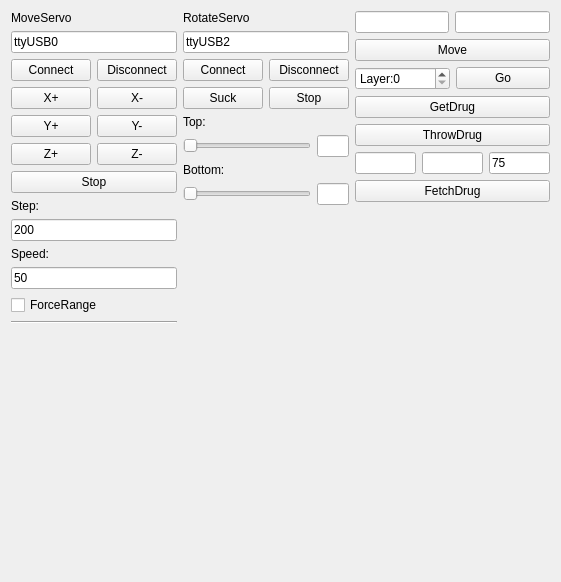
<?xml version="1.0" encoding="UTF-8"?>
<ui version="4.0">
 <class>ServoTestDialog</class>
 <widget class="QDialog" name="ServoTestDialog">
  <property name="geometry">
   <rect>
    <x>0</x>
    <y>0</y>
    <width>561</width>
    <height>582</height>
   </rect>
  </property>
  <property name="focusPolicy">
   <enum>Qt::ClickFocus</enum>
  </property>
  <property name="windowTitle">
   <string>ServoTest</string>
  </property>
  <layout class="QVBoxLayout" name="verticalLayout_4">
   <item>
    <layout class="QHBoxLayout" name="horizontalLayout_6">
     <item>
      <layout class="QVBoxLayout" name="verticalLayout">
       <item>
        <widget class="QLabel" name="label">
         <property name="sizePolicy">
          <sizepolicy hsizetype="Preferred" vsizetype="Fixed">
           <horstretch>0</horstretch>
           <verstretch>0</verstretch>
          </sizepolicy>
         </property>
         <property name="text">
          <string>MoveServo</string>
         </property>
        </widget>
       </item>
       <item>
        <widget class="QLineEdit" name="movePortEdit">
         <property name="focusPolicy">
          <enum>Qt::ClickFocus</enum>
         </property>
         <property name="text">
          <string>ttyUSB0</string>
         </property>
        </widget>
       </item>
       <item>
        <layout class="QHBoxLayout" name="horizontalLayout_4">
         <item>
          <widget class="QPushButton" name="moveConnectButton">
           <property name="focusPolicy">
            <enum>Qt::NoFocus</enum>
           </property>
           <property name="text">
            <string>Connect</string>
           </property>
          </widget>
         </item>
         <item>
          <widget class="QPushButton" name="moveDisconnectButton">
           <property name="focusPolicy">
            <enum>Qt::NoFocus</enum>
           </property>
           <property name="text">
            <string>Disconnect</string>
           </property>
          </widget>
         </item>
        </layout>
       </item>
       <item>
        <layout class="QGridLayout" name="gridLayout">
         <item row="2" column="0">
          <widget class="QPushButton" name="moveZPButton">
           <property name="focusPolicy">
            <enum>Qt::NoFocus</enum>
           </property>
           <property name="text">
            <string>Z+</string>
           </property>
          </widget>
         </item>
         <item row="0" column="0">
          <widget class="QPushButton" name="moveXPButton">
           <property name="focusPolicy">
            <enum>Qt::NoFocus</enum>
           </property>
           <property name="text">
            <string>X+</string>
           </property>
          </widget>
         </item>
         <item row="1" column="0">
          <widget class="QPushButton" name="moveYPButton">
           <property name="focusPolicy">
            <enum>Qt::NoFocus</enum>
           </property>
           <property name="text">
            <string>Y+</string>
           </property>
          </widget>
         </item>
         <item row="0" column="1">
          <widget class="QPushButton" name="moveXNButton">
           <property name="focusPolicy">
            <enum>Qt::NoFocus</enum>
           </property>
           <property name="text">
            <string>X-</string>
           </property>
          </widget>
         </item>
         <item row="2" column="1">
          <widget class="QPushButton" name="moveZNButton">
           <property name="focusPolicy">
            <enum>Qt::NoFocus</enum>
           </property>
           <property name="text">
            <string>Z-</string>
           </property>
          </widget>
         </item>
         <item row="1" column="1">
          <widget class="QPushButton" name="moveYNButton">
           <property name="focusPolicy">
            <enum>Qt::NoFocus</enum>
           </property>
           <property name="text">
            <string>Y-</string>
           </property>
          </widget>
         </item>
        </layout>
       </item>
       <item>
        <widget class="QPushButton" name="moveStopButton">
         <property name="focusPolicy">
          <enum>Qt::NoFocus</enum>
         </property>
         <property name="text">
          <string>Stop</string>
         </property>
        </widget>
       </item>
       <item>
        <widget class="QLabel" name="label_3">
         <property name="text">
          <string>Step:</string>
         </property>
        </widget>
       </item>
       <item>
        <widget class="QLineEdit" name="moveStepEdit">
         <property name="focusPolicy">
          <enum>Qt::ClickFocus</enum>
         </property>
         <property name="text">
          <string>200</string>
         </property>
        </widget>
       </item>
       <item>
        <widget class="QLabel" name="label_4">
         <property name="text">
          <string>Speed:</string>
         </property>
        </widget>
       </item>
       <item>
        <widget class="QLineEdit" name="moveSpeedEdit">
         <property name="focusPolicy">
          <enum>Qt::ClickFocus</enum>
         </property>
         <property name="text">
          <string>50</string>
         </property>
        </widget>
       </item>
       <item>
        <widget class="QCheckBox" name="moveForceRangeBox">
         <property name="focusPolicy">
          <enum>Qt::ClickFocus</enum>
         </property>
         <property name="text">
          <string>ForceRange</string>
         </property>
        </widget>
       </item>
       <item>
        <widget class="Line" name="line">
         <property name="orientation">
          <enum>Qt::Horizontal</enum>
         </property>
        </widget>
       </item>
       <item>
        <widget class="QLabel" name="moveRunningLabel">
         <property name="text">
          <string/>
         </property>
        </widget>
       </item>
       <item>
        <layout class="QHBoxLayout" name="horizontalLayout_9">
         <item>
          <widget class="QLabel" name="moveXLabel">
           <property name="text">
            <string/>
           </property>
          </widget>
         </item>
         <item>
          <widget class="QLabel" name="moveYLabel">
           <property name="text">
            <string/>
           </property>
          </widget>
         </item>
         <item>
          <widget class="QLabel" name="moveZLabel">
           <property name="text">
            <string/>
           </property>
          </widget>
         </item>
        </layout>
       </item>
      </layout>
     </item>
     <item>
      <layout class="QVBoxLayout" name="verticalLayout_2">
       <item>
        <widget class="QLabel" name="label_2">
         <property name="sizePolicy">
          <sizepolicy hsizetype="Preferred" vsizetype="Fixed">
           <horstretch>0</horstretch>
           <verstretch>0</verstretch>
          </sizepolicy>
         </property>
         <property name="text">
          <string>RotateServo</string>
         </property>
        </widget>
       </item>
       <item>
        <widget class="QLineEdit" name="rotatePortEdit">
         <property name="focusPolicy">
          <enum>Qt::ClickFocus</enum>
         </property>
         <property name="text">
          <string>ttyUSB2</string>
         </property>
        </widget>
       </item>
       <item>
        <layout class="QHBoxLayout" name="horizontalLayout_5">
         <item>
          <widget class="QPushButton" name="rotateConnectButton">
           <property name="focusPolicy">
            <enum>Qt::NoFocus</enum>
           </property>
           <property name="text">
            <string>Connect</string>
           </property>
          </widget>
         </item>
         <item>
          <widget class="QPushButton" name="rotateDisconnectButton">
           <property name="focusPolicy">
            <enum>Qt::NoFocus</enum>
           </property>
           <property name="text">
            <string>Disconnect</string>
           </property>
          </widget>
         </item>
        </layout>
       </item>
       <item>
        <layout class="QHBoxLayout" name="horizontalLayout_3">
         <item>
          <widget class="QPushButton" name="rotateSuckButton">
           <property name="focusPolicy">
            <enum>Qt::NoFocus</enum>
           </property>
           <property name="text">
            <string>Suck</string>
           </property>
          </widget>
         </item>
         <item>
          <widget class="QPushButton" name="rotateStopSuckButton">
           <property name="focusPolicy">
            <enum>Qt::NoFocus</enum>
           </property>
           <property name="text">
            <string>Stop</string>
           </property>
          </widget>
         </item>
        </layout>
       </item>
       <item>
        <widget class="QLabel" name="label_5">
         <property name="text">
          <string>Top:</string>
         </property>
        </widget>
       </item>
       <item>
        <layout class="QHBoxLayout" name="horizontalLayout">
         <item>
          <widget class="QSlider" name="rotateTopSlider">
           <property name="sizePolicy">
            <sizepolicy hsizetype="Expanding" vsizetype="Fixed">
             <horstretch>4</horstretch>
             <verstretch>0</verstretch>
            </sizepolicy>
           </property>
           <property name="minimum">
            <number>500</number>
           </property>
           <property name="maximum">
            <number>2500</number>
           </property>
           <property name="pageStep">
            <number>100</number>
           </property>
           <property name="orientation">
            <enum>Qt::Horizontal</enum>
           </property>
          </widget>
         </item>
         <item>
          <widget class="QLineEdit" name="rotateTopEdit">
           <property name="sizePolicy">
            <sizepolicy hsizetype="Expanding" vsizetype="Fixed">
             <horstretch>1</horstretch>
             <verstretch>0</verstretch>
            </sizepolicy>
           </property>
           <property name="focusPolicy">
            <enum>Qt::ClickFocus</enum>
           </property>
          </widget>
         </item>
        </layout>
       </item>
       <item>
        <widget class="QLabel" name="label_6">
         <property name="text">
          <string>Bottom:</string>
         </property>
        </widget>
       </item>
       <item>
        <layout class="QHBoxLayout" name="horizontalLayout_2">
         <item>
          <widget class="QSlider" name="rotateBottomSlider">
           <property name="sizePolicy">
            <sizepolicy hsizetype="Expanding" vsizetype="Fixed">
             <horstretch>4</horstretch>
             <verstretch>0</verstretch>
            </sizepolicy>
           </property>
           <property name="minimum">
            <number>500</number>
           </property>
           <property name="maximum">
            <number>2500</number>
           </property>
           <property name="pageStep">
            <number>100</number>
           </property>
           <property name="orientation">
            <enum>Qt::Horizontal</enum>
           </property>
          </widget>
         </item>
         <item>
          <widget class="QLineEdit" name="rotateBottomEdit">
           <property name="sizePolicy">
            <sizepolicy hsizetype="Expanding" vsizetype="Fixed">
             <horstretch>1</horstretch>
             <verstretch>0</verstretch>
            </sizepolicy>
           </property>
           <property name="focusPolicy">
            <enum>Qt::ClickFocus</enum>
           </property>
          </widget>
         </item>
        </layout>
       </item>
       <item>
        <spacer name="verticalSpacer_2">
         <property name="orientation">
          <enum>Qt::Vertical</enum>
         </property>
         <property name="sizeHint" stdset="0">
          <size>
           <width>20</width>
           <height>40</height>
          </size>
         </property>
        </spacer>
       </item>
      </layout>
     </item>
     <item>
      <layout class="QVBoxLayout" name="verticalLayout_3">
       <item>
        <layout class="QHBoxLayout" name="horizontalLayout_7">
         <item>
          <widget class="QLineEdit" name="movePosXEdit">
           <property name="focusPolicy">
            <enum>Qt::ClickFocus</enum>
           </property>
          </widget>
         </item>
         <item>
          <widget class="QLineEdit" name="movePosYEdit">
           <property name="focusPolicy">
            <enum>Qt::ClickFocus</enum>
           </property>
          </widget>
         </item>
        </layout>
       </item>
       <item>
        <widget class="QPushButton" name="moveToButton">
         <property name="focusPolicy">
          <enum>Qt::NoFocus</enum>
         </property>
         <property name="text">
          <string>Move</string>
         </property>
        </widget>
       </item>
       <item>
        <layout class="QHBoxLayout" name="horizontalLayout_8">
         <item>
          <widget class="QSpinBox" name="moveLayerBox">
           <property name="focusPolicy">
            <enum>Qt::ClickFocus</enum>
           </property>
           <property name="suffix">
            <string/>
           </property>
           <property name="prefix">
            <string>Layer:</string>
           </property>
           <property name="maximum">
            <number>5</number>
           </property>
          </widget>
         </item>
         <item>
          <widget class="QPushButton" name="goToLayerButton">
           <property name="focusPolicy">
            <enum>Qt::NoFocus</enum>
           </property>
           <property name="text">
            <string>Go</string>
           </property>
          </widget>
         </item>
        </layout>
       </item>
       <item>
        <widget class="QPushButton" name="getDrugButton">
         <property name="focusPolicy">
          <enum>Qt::NoFocus</enum>
         </property>
         <property name="text">
          <string>GetDrug</string>
         </property>
        </widget>
       </item>
       <item>
        <widget class="QPushButton" name="throwDrugButton">
         <property name="focusPolicy">
          <enum>Qt::NoFocus</enum>
         </property>
         <property name="text">
          <string>ThrowDrug</string>
         </property>
        </widget>
       </item>
       <item>
        <layout class="QHBoxLayout" name="horizontalLayout_10">
         <item>
          <widget class="QLineEdit" name="fetchXEdit">
           <property name="focusPolicy">
            <enum>Qt::ClickFocus</enum>
           </property>
          </widget>
         </item>
         <item>
          <widget class="QLineEdit" name="fetchYEdit">
           <property name="focusPolicy">
            <enum>Qt::ClickFocus</enum>
           </property>
          </widget>
         </item>
         <item>
          <widget class="QLineEdit" name="fetchDepthEdit">
           <property name="focusPolicy">
            <enum>Qt::ClickFocus</enum>
           </property>
           <property name="text">
            <string>75</string>
           </property>
          </widget>
         </item>
        </layout>
       </item>
       <item>
        <widget class="QPushButton" name="fetchDrugButton">
         <property name="focusPolicy">
          <enum>Qt::NoFocus</enum>
         </property>
         <property name="text">
          <string>FetchDrug</string>
         </property>
        </widget>
       </item>
       <item>
        <spacer name="verticalSpacer_3">
         <property name="orientation">
          <enum>Qt::Vertical</enum>
         </property>
         <property name="sizeHint" stdset="0">
          <size>
           <width>20</width>
           <height>40</height>
          </size>
         </property>
        </spacer>
       </item>
      </layout>
     </item>
    </layout>
   </item>
   <item>
    <spacer name="verticalSpacer">
     <property name="orientation">
      <enum>Qt::Vertical</enum>
     </property>
     <property name="sizeHint" stdset="0">
      <size>
       <width>20</width>
       <height>40</height>
      </size>
     </property>
    </spacer>
   </item>
  </layout>
 </widget>
 <resources/>
 <connections/>
</ui>
